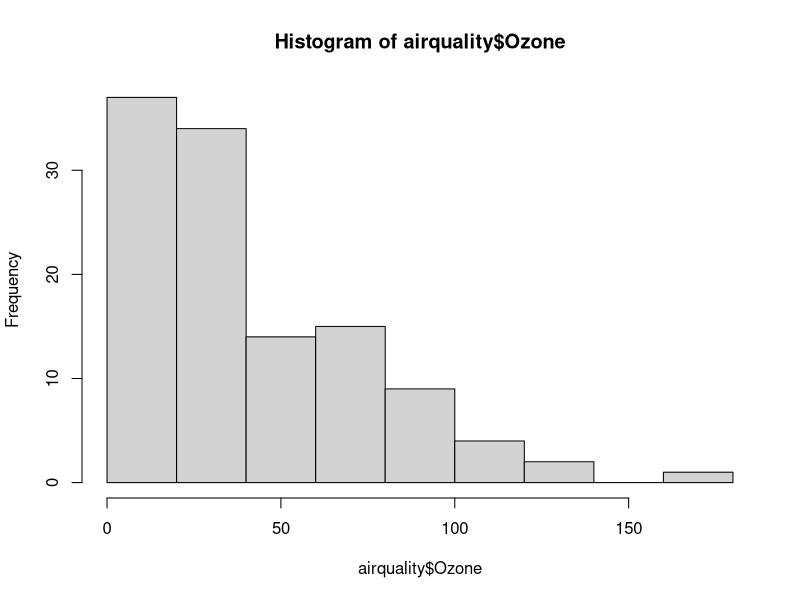
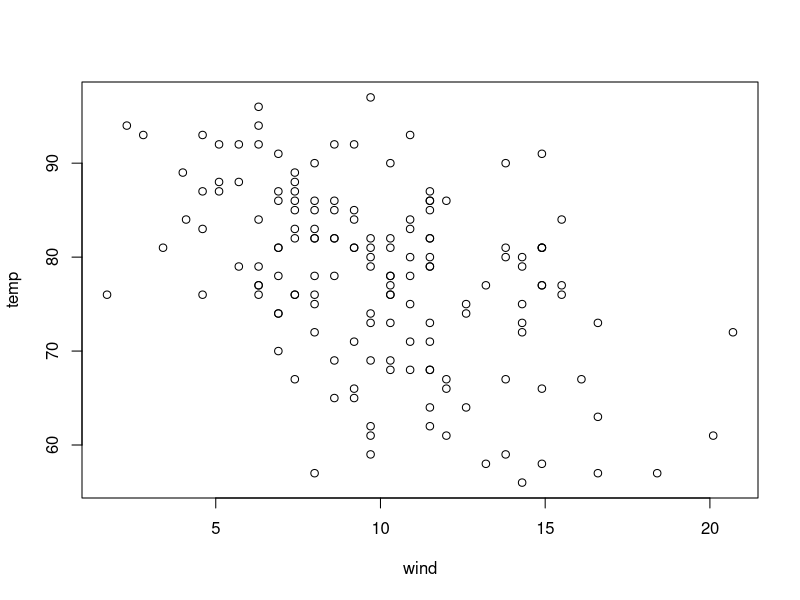
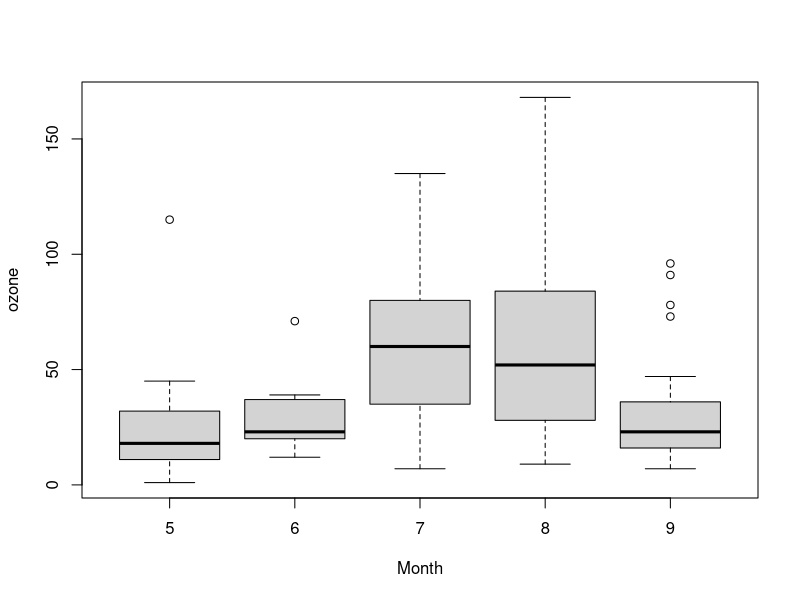
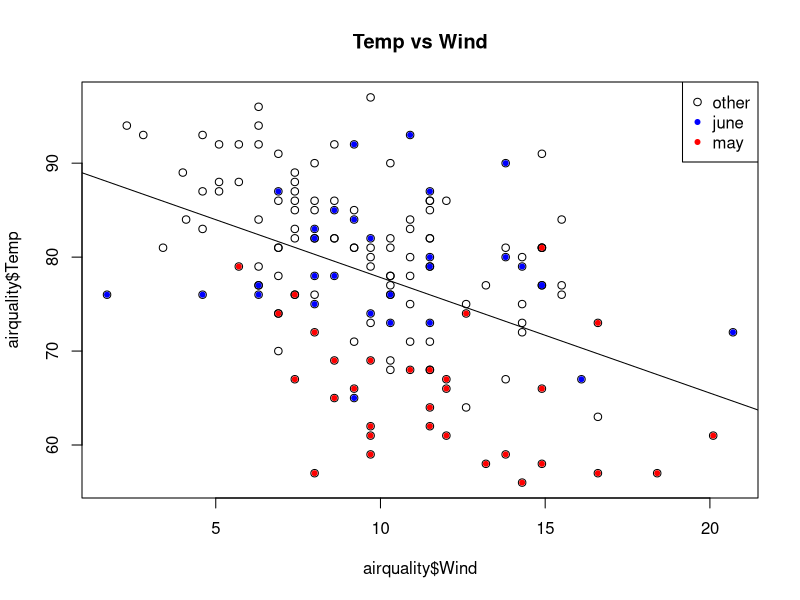
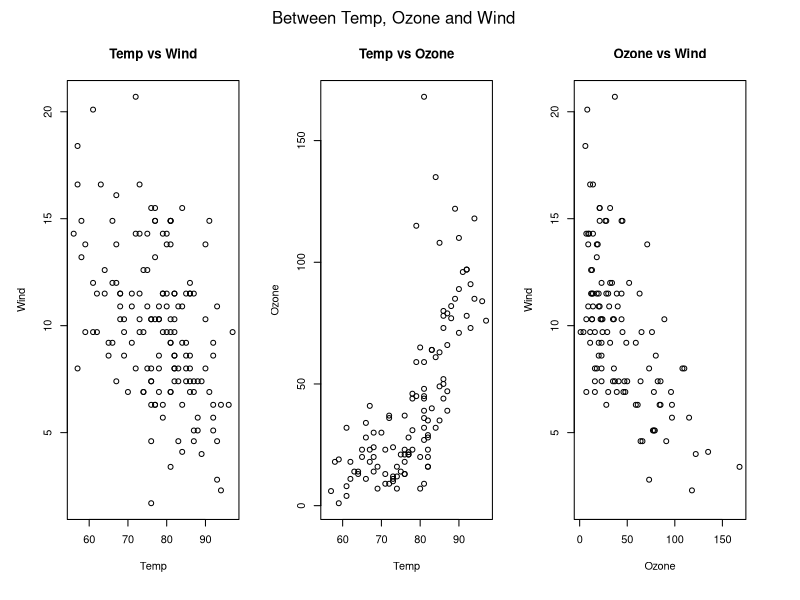
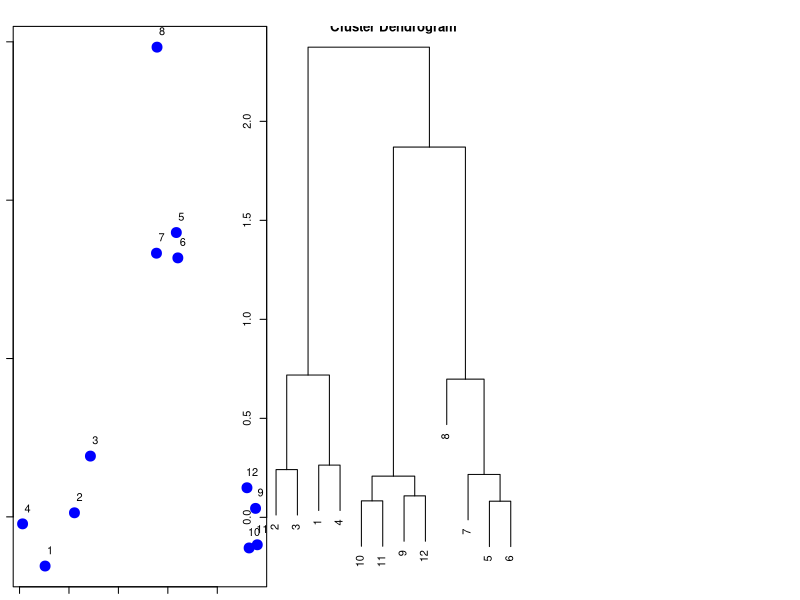
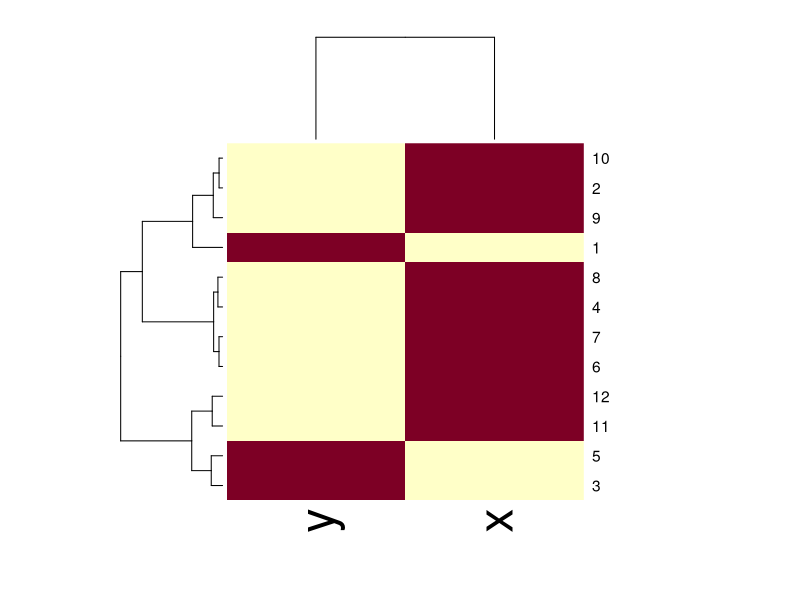
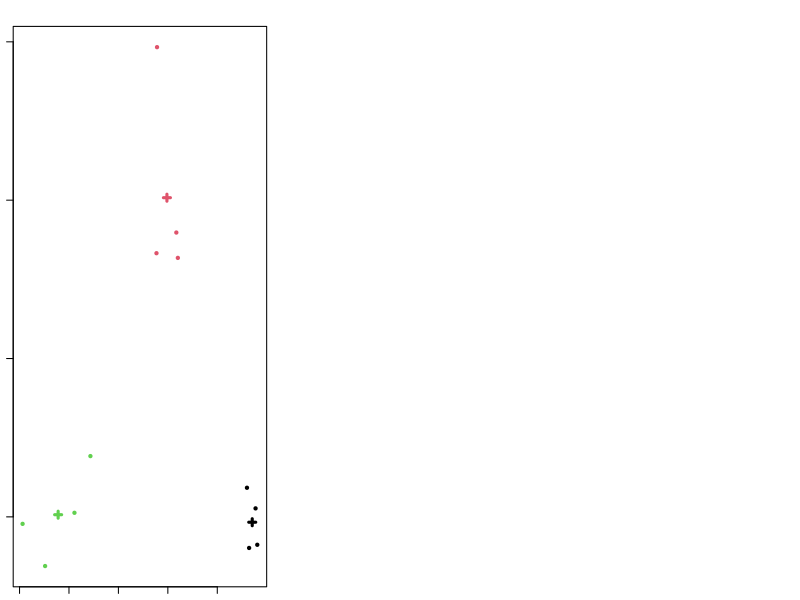

R code for these plots, in order:
## ---- chunk 1
knitr::opts_chunk$set(echo = TRUE)
## ---- chunk 2
data("airquality")
hist(airquality$Ozone)
## ---- chunk 3
plot(airquality$Wind, airquality$Temp, xlab = 'wind', ylab = 'temp')
## ---- chunk 4
boxplot(airquality$Ozone ~ airquality$Month, xlab = 'Month', ylab =
            'ozone',)
## ---- chunk 5
plot(airquality$Wind, airquality$Temp, main = 'Temp vs Wind')

# annotate to previous plot without generating new plot
with(subset(airquality, Month == 6), points(Wind, Temp, col = 'blue', pch = 20))

with(subset(airquality, Month == 5), points(Wind, Temp, col = 'red', pch = 20))

legend('topright', pch = c(1, 20, 20), col = c(par('col'), 'blue', 'red'),
       legend = c('other', 'june', 'may'))
## ---- chunk 6
reg <- lm(Temp ~ Wind, airquality)
abline(reg, lwd = 1)
## ---- chunk 7
par(mfrow = c(1, 3), oma = c(1,1,2,2))

with(airquality, {
    plot(Temp, Wind, main = 'Temp vs Wind')
    plot(Temp, Ozone, main = 'Temp vs Ozone')
    plot(Ozone, Wind, main = 'Ozone vs Wind')
})

mtext('Between Temp, Ozone and Wind', outer = T) #adding overall title
## ---- chunk 8
dev.copy2pdf()
dev.copy(jpeg)
## ---- chunk 9
set.seed(1234)
par(mar = c(0, 0, 0, 0))

x <- rnorm(12, mean = rep(1:3, each = 4), sd = 0.2)
y <- rnorm(12, mean = rep(c(1, 2, 1), each = 4), sd = 0.2)

plot(x, y, pch = 19, col = 'blue', cex = 2)
text(x+0.05, y+0.05, labels = as.character(1:12))
## ---- chunk 10
df <- data.frame(x = x, y = y)
dist(df)
## ---- chunk 11
distxy <- dist(df)
dendogram <- hclust(distxy)
plot(dendogram, xlab = '', ylab = '')
## ---- chunk 12
set.seed(143)
dm <- as.matrix(df)[sample(1:12), ]
heatmap(dm)
## ---- chunk 13
df <-data.frame(x, y)
kmeans <- kmeans(df, centers = 3)

kmeans
## ---- chunk 14
plot(x, y, col = kmeans$cluster, pch = 20)
points(kmeans$centers, pch = 3, col = c(1:3), lwd = 3)
## ---- chunk 15
set.seed(1234)
dm <- as.matrix(df)[sample(1:12), ]
kmeans2 <- kmeans(dm, centers = 3)

par(mfrow = c(1,2))
image(t(dm)[, nrow(dm):1], yaxt = 'n')
image(t(dm)[, order(kmeans2$cluster)], yaxt = 'n')
